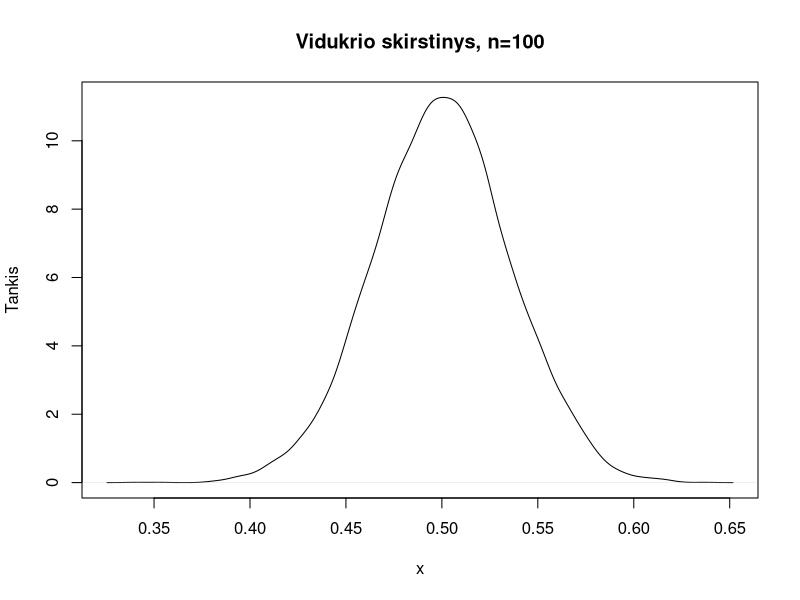

The R source for this figure:
## ---- chunk 1
#naudojamas Monte Carlo modeliavimas
vidurkis <- function(n) mean(rbeta(n, 0.5, 0.5))
sim = replicate(10000, vidurkis(100))
plot(density(sim), main="Vidukrio skirstinys, n=100", xlab="x", ylab="Tankis")
